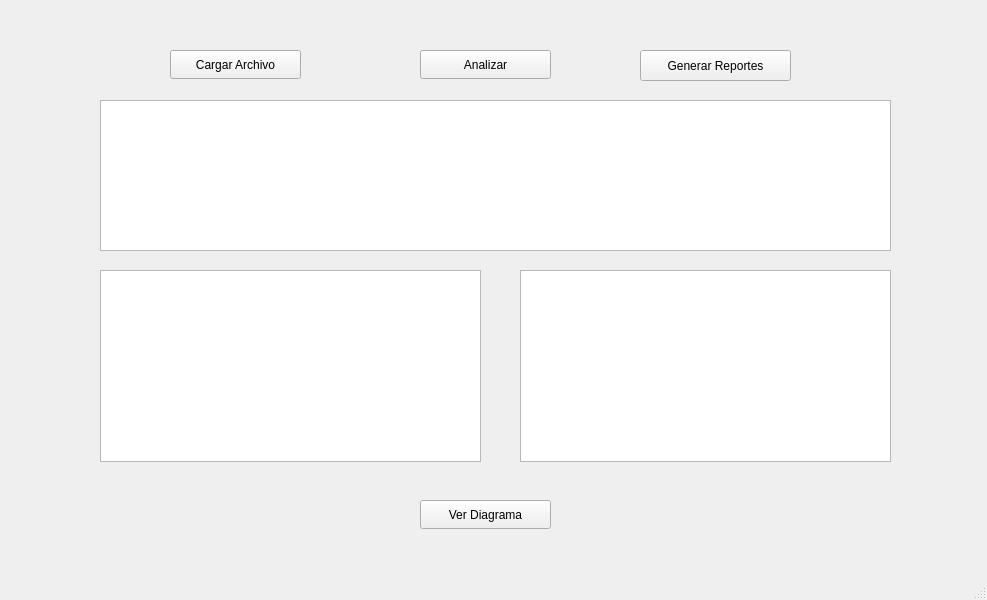
<?xml version="1.0" encoding="UTF-8"?>
<ui version="4.0">
 <class>MainWindow</class>
 <widget class="QMainWindow" name="MainWindow">
  <property name="geometry">
   <rect>
    <x>0</x>
    <y>0</y>
    <width>987</width>
    <height>600</height>
   </rect>
  </property>
  <property name="windowTitle">
   <string>MainWindow</string>
  </property>
  <widget class="QWidget" name="centralwidget">
   <widget class="QPushButton" name="btnCargarArchivo">
    <property name="geometry">
     <rect>
      <x>170</x>
      <y>50</y>
      <width>131</width>
      <height>29</height>
     </rect>
    </property>
    <property name="text">
     <string>Cargar Archivo</string>
    </property>
   </widget>
   <widget class="QPushButton" name="btonAnalizar">
    <property name="geometry">
     <rect>
      <x>420</x>
      <y>50</y>
      <width>131</width>
      <height>29</height>
     </rect>
    </property>
    <property name="text">
     <string>Analizar</string>
    </property>
   </widget>
   <widget class="QPushButton" name="btonGenerarReportes">
    <property name="geometry">
     <rect>
      <x>640</x>
      <y>50</y>
      <width>151</width>
      <height>31</height>
     </rect>
    </property>
    <property name="text">
     <string>Generar Reportes</string>
    </property>
   </widget>
   <widget class="QTextEdit" name="textEditCodigo">
    <property name="geometry">
     <rect>
      <x>100</x>
      <y>100</y>
      <width>791</width>
      <height>151</height>
     </rect>
    </property>
   </widget>
   <widget class="QTableWidget" name="tablaTokens">
    <property name="geometry">
     <rect>
      <x>100</x>
      <y>270</y>
      <width>381</width>
      <height>192</height>
     </rect>
    </property>
   </widget>
   <widget class="QTableWidget" name="tablaErrores">
    <property name="geometry">
     <rect>
      <x>520</x>
      <y>270</y>
      <width>371</width>
      <height>192</height>
     </rect>
    </property>
   </widget>
   <widget class="QPushButton" name="btonDiagrama">
    <property name="geometry">
     <rect>
      <x>420</x>
      <y>500</y>
      <width>131</width>
      <height>29</height>
     </rect>
    </property>
    <property name="text">
     <string>Ver Diagrama</string>
    </property>
   </widget>
  </widget>
  <widget class="QMenuBar" name="menubar">
   <property name="geometry">
    <rect>
     <x>0</x>
     <y>0</y>
     <width>987</width>
     <height>26</height>
    </rect>
   </property>
  </widget>
  <widget class="QStatusBar" name="statusbar"/>
 </widget>
 <resources/>
 <connections/>
</ui>
